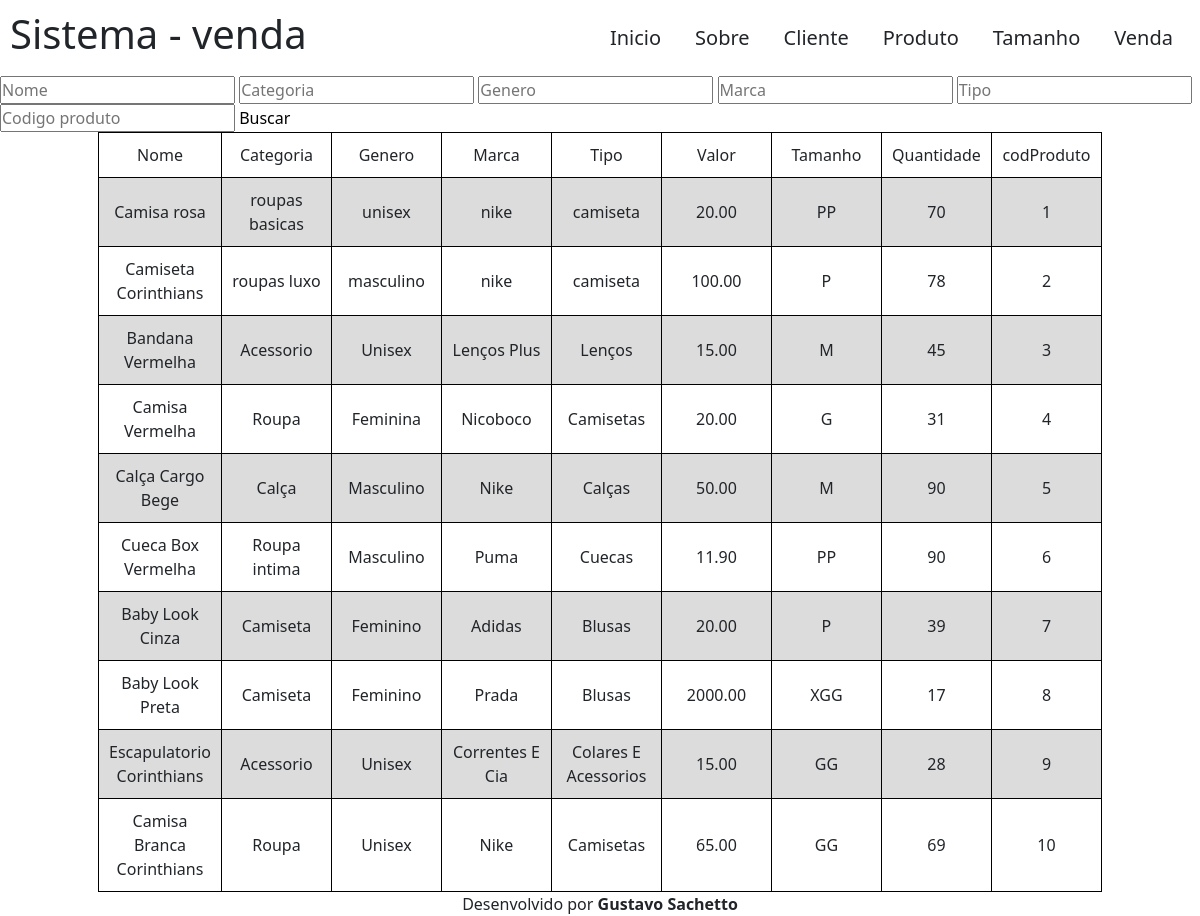
The page /view/pages/produto.php on the database its author committed.
### tables this page shows
create table produto(
	codProduto int auto_increment not null primary key,
	nomeProduto varchar (70) not null unique,
	quantidade int not null,
	valor decimal(7,2) not null
);

create table tamanho(
	codTam int auto_increment not null primary key,
    tipoTamanho char(5) unique
);

create table tamanhoP(
	quantidade int not null,

	codProduto int not null,
	constraint fkcodProduto foreign key (codProduto) references produto(codProduto),

	codTam int not null,
	constraint fkcodTam foreign key(codTam) references tamanho(codTam)
);

### model/conexao.php (called while the page is built, shortened)
<?php
class conexao{
    private $pdo;
    public function __construct($dbname, $host, $user, $password) {
        try {
            $this -> pdo = New PDO ("mysql:dbname=" . $dbname . ";host=" . $host, $user, $password);
            return "CONEXÃO DO PDO";
        } catch (PDOException $erro) {
            return "ERRO DE CONEXÃO NO PDO:" . $erro -> getMessage();
            exit();
        } catch (Exception $erro) {
            return "ERRO NÃO PASSOU DA CONEXÃO:" . $erro -> getMessage();
            exit();
        }
    }
    public function consultaTamanho() {
        $consulta = "SELECT * FROM tamanho ORDER BY codTam ASC";
        $resultado = $this -> consultaBanco($consulta);
        return $resultado;
    }
    public function consultaProduto($buscaNome, $buscaCate, $buscaGen, $buscaMarca, $buscaTipo, $buscaCod) {
        $consulta = "SELECT * FROM produto WHERE
        nomeProduto LIKE '%$buscaNome%'   AND
        categoria   LIKE '%$buscaCate%'   AND
        genero      LIKE '%$buscaGen%'    AND
        marca       LIKE '%$buscaMarca%'  AND
        tipo        LIKE '%$buscaTipo%'   AND
        codProduto  LIKE '%$buscaCod%'     ";
        $resultado = $this -> consultaBanco($consulta);
        return $resultado;
    }
    public function consultaTamanhoProduto() {
        $consulta = "SELECT * FROM tamanhop ORDER BY codProduto ASC";
        $resultado = $this -> consultaBanco($consulta);
        return $resultado;
    }
    public function consultaBanco($consulta) {
        $consultaBanco = $this -> pdo -> query($consulta);
        $consultaBanco -> execute();
        while ($resultado = $consultaBanco -> fetchAll(PDO::FETCH_ASSOC)) {
            return $resultado;
        }
    }
}
?>

### controller/exibeProduto.php (the view, shortened to what this page needs)
<?php
    require_once '../../model/conexao.php';
    $config = parse_ini_file('../../model/config.ini');
    $conexao = new conexao ($config['dbname'], $config['host'], $config['user'], $config['password']);
    $consulta = "SELECT count(*) FROM produto";
    $verifica = $conexao -> consultaBanco($consulta);
    $buscaNome = $buscaCate = $buscaGen = $buscaMarca = $buscaTipo = $buscaCod = "";
    $produtos = $conexao -> consultaProduto($buscaNome, $buscaCate, $buscaGen, $buscaMarca, $buscaTipo, $buscaCod);
    if ($verifica[0]['count(*)'] !== 0) {
        $tamanhos = $conexao -> consultaTamanho();
        $tamanhosProduto = $conexao -> consultaTamanhoProduto();
        echo "
        <table>
            <tr>
                <td>Nome</td>
                <td>Categoria</td>
                <td>Genero</td>
                <td>Marca</td>
                <td>Tipo</td>
                <td>Valor</td>
                <td>Tamanho</td>
                <td>Quantidade</td>
                <td>codProduto</td>
            </tr>
        ";
        foreach ($produtos as $produto) {
            foreach ($tamanhosProduto as $tamanhoProduto) {
                if ($produto['codProduto'] === $tamanhoProduto['codProduto']) {
                    $quantidade = $tamanhoProduto['quantidade'];
                    $codTam = $tamanhoProduto['codTam'];
                    foreach ($tamanhos as $tamanho) {
                        if ($tamanho['codTam'] === $codTam) {
                            $produtoTamanho = $tamanho['tipoTamanho'];
                        }
                    }
                }
            }
            echo "
                <tr>
                    <td>" . stripslashes($produto['nomeProduto']) . "</td>
                    <td>" . stripslashes($produto['categoria']) . "</td>
                    <td>" . stripslashes($produto['genero']) . "</td>
                    <td>" . stripslashes($produto['marca']) . "</td>
                    <td>" . stripslashes($produto['tipo']) . "</td>
                    <td>" . stripslashes($produto['valor']) . "</td>
                    <td>" . stripslashes($produtoTamanho) . "</td>
                    <td>" . stripslashes($quantidade) . "</td>
                    <td>" . stripslashes($produto['codProduto']) . "</td>
                </tr>
            ";
        }
        echo "</table>";
    } else {
        echo "<p>Nenhum produto cadastrado!</p>";
    }
?>

### view/css/style.css (style rules this page uses)
* { margin: 0; padding: 0; text-decoration: none; }

### view/css/table.css (style rules this page uses)
table, th, td { border: 1px solid black; }
table { border-collapse: collapse; margin: auto; }
th, td { padding: 10px; text-align: center; width: 110px; }
tr:nth-child(even) { background-color: gainsboro; }

### rows shown on the page
produto: nomeProduto "Camisa rosa", categoria "roupas basicas", genero "unisex", marca "nike", tipo "camiseta", valor "20.00", codProduto "1"
tamanho: tipoTamanho "PP"
tamanhop: quantidade "70"
produto: nomeProduto "Camiseta Corinthians", categoria "roupas luxo", genero "masculino", marca "nike", tipo "camiseta", valor "100.00", codProduto "2"
tamanho: tipoTamanho "P"
tamanhop: quantidade "78"
produto: nomeProduto "Bandana Vermelha", categoria "Acessorio", genero "Unisex", marca "Lenços Plus", tipo "Lenços", valor "15.00", codProduto "3"
tamanho: tipoTamanho "M"
tamanhop: quantidade "45"
produto: nomeProduto "Camisa Vermelha", categoria "Roupa", genero "Feminina", marca "Nicoboco", tipo "Camisetas", valor "20.00", codProduto "4"
tamanho: tipoTamanho "G"
tamanhop: quantidade "31"
produto: nomeProduto "Calça Cargo Bege", categoria "Calça", genero "Masculino", marca "Nike", tipo "Calças", valor "50.00", codProduto "5"
tamanhop: quantidade "90"
produto: nomeProduto "Cueca Box Vermelha", categoria "Roupa intima", genero "Masculino", marca "Puma", tipo "Cuecas", valor "11.90", codProduto "6"
tamanhop: quantidade "90"
produto: nomeProduto "Baby Look Cinza", categoria "Camiseta", genero "Feminino", marca "Adidas", tipo "Blusas", valor "20.00", codProduto "7"
tamanhop: quantidade "39"
produto: nomeProduto "Baby Look Preta", categoria "Camiseta", genero "Feminino", marca "Prada", tipo "Blusas", valor "2000.00", codProduto "8"
tamanho: tipoTamanho "XGG"
tamanhop: quantidade "17"
produto: nomeProduto "Escapulatorio Corinthians", categoria "Acessorio", genero "Unisex", marca "Correntes E Cia", tipo "Colares E Acessorios", valor "15.00", codProduto "9"
tamanho: tipoTamanho "GG"
tamanhop: quantidade "28"
produto: nomeProduto "Camisa Branca Corinthians", categoria "Roupa", genero "Unisex", marca "Nike", tipo "Camisetas", valor "65.00", codProduto "10"
tamanhop: quantidade "69"
